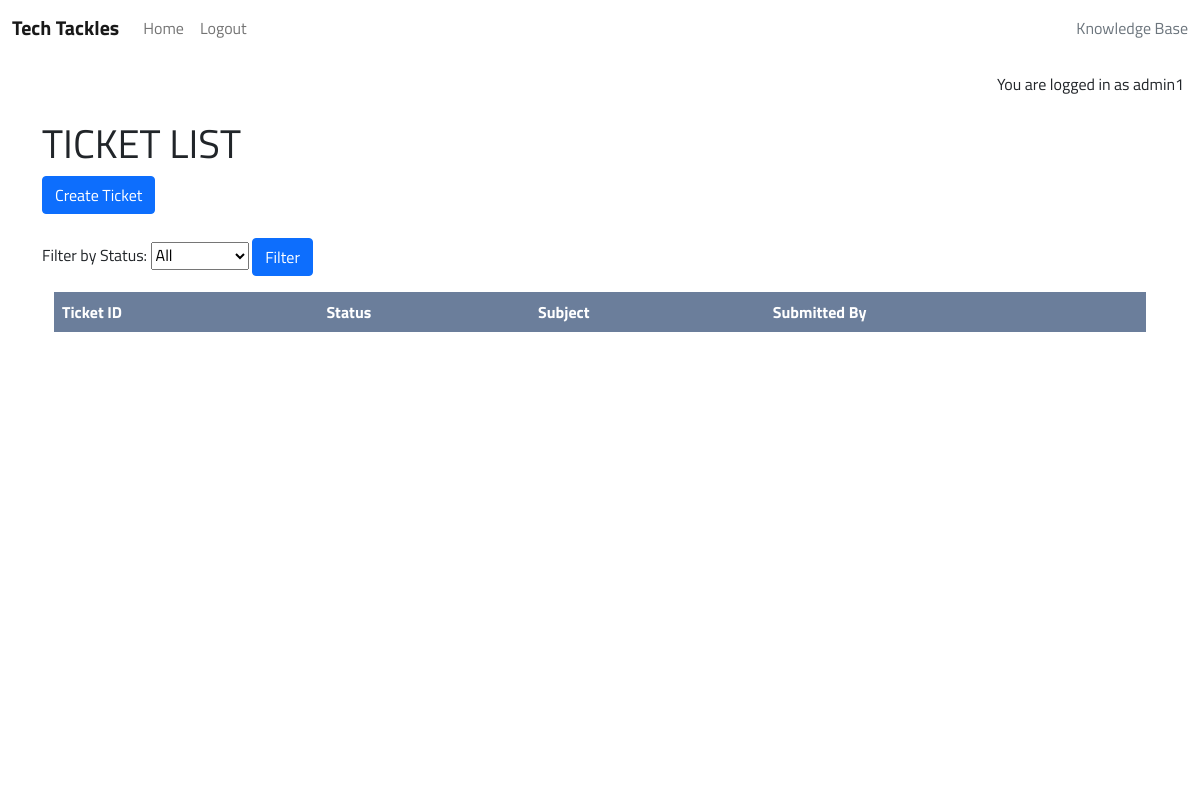
Before: /tickets/ (signed in) with the older database file.
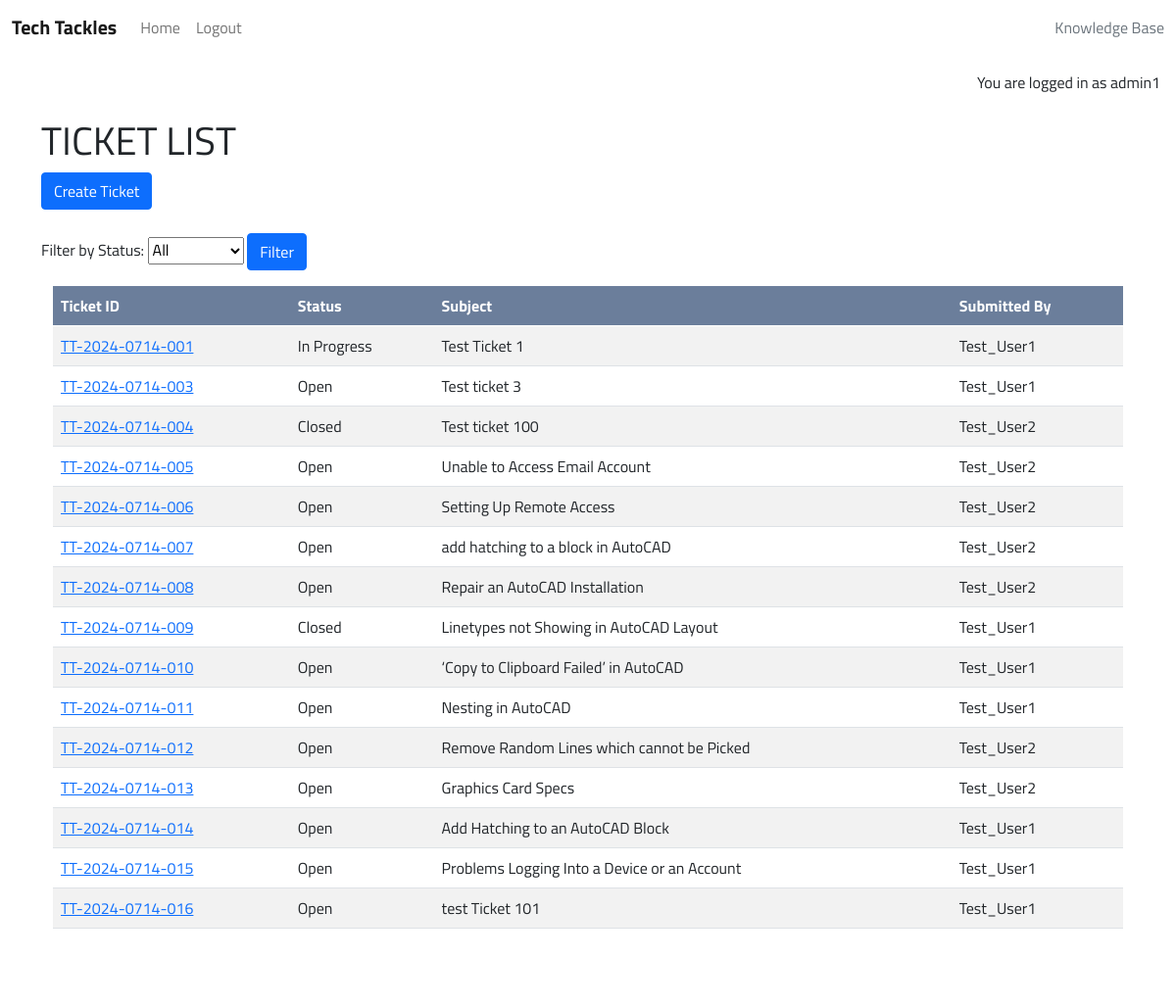
After: the same page with the newer database file.
### support/models.py (models this page shows, shortened)
class Ticket(models.Model):
    STATUS_OPTIONS = (
        ('Open', 'Open'),
        ('In Progress', 'In Progress'),
        ('Closed', 'Closed'),
    )
    ticket_id = models.CharField(max_length=20, unique=True)
    user = models.ForeignKey(User, on_delete=models.CASCADE)
    subject = models.CharField(max_length=255)
    description = models.TextField()
    status = models.CharField(max_length=20, choices=STATUS_OPTIONS, default='Open')
    created_on = models.DateTimeField(auto_now_add=True)
    updated_on = models.DateTimeField(auto_now=True)

### support/views.py (the view)
# urls.py: path('tickets/', TicketListView.as_view(), name='ticket_list'),
class TicketListView(LoginRequiredMixin, ListView):
    model = Ticket
    template_name = 'support/ticket_list.html'
    context_object_name = 'tickets'
    def get_queryset(self):
        queryset = super().get_queryset()
        status = self.request.GET.get('status')
        if self.request.user.is_staff:
            queryset = Ticket.objects.all()
        else:
            queryset = Ticket.objects.filter(user=self.request.user)
        if status:
            queryset = queryset.filter(status=status)
        return queryset.order_by('ticket_id')
    def get_context_data(self, **kwargs):
        context = super().get_context_data(**kwargs)
        context['filter_form'] = StatusFilterForm(self.request.GET)
        return context

### support/forms.py
class StatusFilterForm(forms.Form):
    STATUS_OPTIONS = (
        ('', 'All'),
        ('Open', 'Open'),
        ('In Progress', 'In Progress'),
        ('Closed', 'Closed'),
    )
    status = forms.ChoiceField(choices=STATUS_OPTIONS, required=False, label='Filter by Status')

### support/templates/support/ticket_list.html
{% extends "base.html" %}
{% block content %}
<div class="container mt-4">
    <h1>TICKET LIST</h1>
    <div class="mb-4">
        <a href="{% url 'ticket_create' %}" class="btn btn-primary">Create Ticket</a>
    </div>
    <form method="get" action="" class="mt-3 mb-3">
        {{ filter_form.status.label_tag }}
        {{ filter_form.status }}
        <button type="submit" class="btn btn-primary">Filter</button>
    </form>
    <div class="container-fluid">
        <div class="table-responsive table-scroll" data-mdb-perfect-scrollbar="true" style="position: relative; height: auto">
            <table class="table table-striped mb-0">
                <thead>
                    <tr>
                    <th scope="col">Ticket ID</th>
                    <th scope="col">Status</th>
                    <th scope="col">Subject</th>
                    <th scope="col">Submitted By</th>
                    </tr>
                </thead>
                <tbody>
                    {% for ticket in object_list %}
                    <tr>
                        <td><a href="{% url 'ticket_detail' ticket.pk %}">{{ ticket.ticket_id }} </a></td>
                        <td>{{ ticket.status }}</td>
                        <td>{{ ticket.subject }}</td>
                        <td>{{ ticket.user }}</td>
                    </tr>
                    {% endfor %}
                </tbody>
            </table>
        </div>
    </div>
</div>
{% endblock %}

### templates/base.html (shortened to what this page needs)
{% load static %}
{% url 'home' as home_url %}
{% url 'account_login' as login_url %}
{% url 'account_signup' as signup_url %}
{% url 'account_logout' as logout_url %}
<!DOCTYPE html>
<html class="h-100" lang="en">
<head>
    <link rel="stylesheet" href="https://cdnjs.cloudflare.com/ajax/libs/font-awesome/5.15.3/css/all.min.css">
    <link href="https://cdn.jsdelivr.net/npm/bootstrap@5.0.1/dist/css/bootstrap.min.css" rel="stylesheet"
>
    <link rel="stylesheet" href="{% static 'css/style.css' %}">
</head>
<body class="d-flex flex-column h-100 main-bg">
    <nav class="navbar navbar-expand-lg navbar-light bg-white">
        <div class="container-fluid">
            <span class="brand"><a class="navbar-brand" href="{% url 'home' %}">Tech Tackles</a></span>
            <div class="collapse navbar-collapse" id="navbarText">
                <ul class="navbar-nav me-auto mb-2 mb-lg-0">
                    <li class="nav-item">
                        <a class="nav-link {% if request.path == home_url %}active{% endif %}" aria-current="page"
                            href="{% url 'home' %}">Home</a>
                    </li>
                    {% if user.is_authenticated %}
                        <li class="nav-item">
                            <a class="nav-link {% if request.path == logout_url %}active{% endif %}" aria-current="page" href="{% url 'account_logout' %}">Logout</a>
                        </li>
                    {% endif %}
                </ul>
                <span class="navbar-text text-muted">
                    Knowledge Base
                </span>
            </div>
        </div>
    </nav>
    <main class="flex-grow-1">
        {% if user.is_authenticated %}
        <p class="text-end m-3">You are logged in as {{ user }}</p>
        {% else %}
        <p class="text-end m-3">You are not logged in</p>
        {% endif %}
        {% block content %}{% endblock content %}
    </main>
    <footer class="footer mt-auto py-3 dark-bg">
        <p class="m-0 text-center text-white">
        </p>
        <p class="m-0 text-center text-white">Follow us: <i class="fab fa-facebook-square ms-3"></i>
            <i class="fab fa-twitter-square ms-3"></i>
            <i class="fab fa-instagram-square ms-3"></i>
            <i class="fab fa-youtube-square ms-3"></i>
        </p>
    </footer>
</body>
</html>

### static/css/style.css (style rules this page uses)
body { background: #ffffff no-repeat; height: 100%; margin: 0; padding: 0; overflow: auto; font-family: "Titillium Web", sans-serif; }
.brand { font-size: 1.4rem; font-weight: 700; color: #1440a0; }
thead { background-color: #6b7e9b; color: white; font-weight: bold; }
.footer { flex-shrink: 0; }

Changed rows visible on the page:
added Ticket: ticket_id "TT-2024-0714-001", status "In Progress", subject "Test Ticket 1", user "Test_User1"
added Ticket: ticket_id "TT-2024-0714-003", status "Open", subject "Test ticket 3", user "Test_User1"
added Ticket: ticket_id "TT-2024-0714-004", status "Closed", subject "Test ticket 100", user "Test_User2"
added Ticket: ticket_id "TT-2024-0714-005", status "Open", subject "Unable to Access Email Account", user "Test_User2"
added Ticket: ticket_id "TT-2024-0714-006", status "Open", subject "Setting Up Remote Access", user "Test_User2"
added Ticket: ticket_id "TT-2024-0714-007", status "Open", subject "add hatching to a block in AutoCAD", user "Test_User2"
added Ticket: ticket_id "TT-2024-0714-008", status "Open", subject "Repair an AutoCAD Installation", user "Test_User2"
added Ticket: ticket_id "TT-2024-0714-009", status "Closed", subject "Linetypes not Showing in AutoCAD Layout", user "Test_User1"
added Ticket: ticket_id "TT-2024-0714-010", status "Open", subject "‘Copy to Clipboard Failed’ in AutoCAD", user "Test_User1"
added Ticket: ticket_id "TT-2024-0714-011", status "Open", subject "Nesting in AutoCAD", user "Test_User1"
added Ticket: ticket_id "TT-2024-0714-012", status "Open", subject "Remove Random Lines which cannot be Picked", user "Test_User2"
added Ticket: ticket_id "TT-2024-0714-013", status "Open", subject "Graphics Card Specs", user "Test_User2"
added Ticket: ticket_id "TT-2024-0714-014", status "Open", subject "Add Hatching to an AutoCAD Block", user "Test_User1"
added Ticket: ticket_id "TT-2024-0714-015", status "Open", subject "Problems Logging Into a Device or an Account", user "Test_User1"
added Ticket: ticket_id "TT-2024-0714-016", status "Open", subject "test Ticket 101", user "Test_User1"
